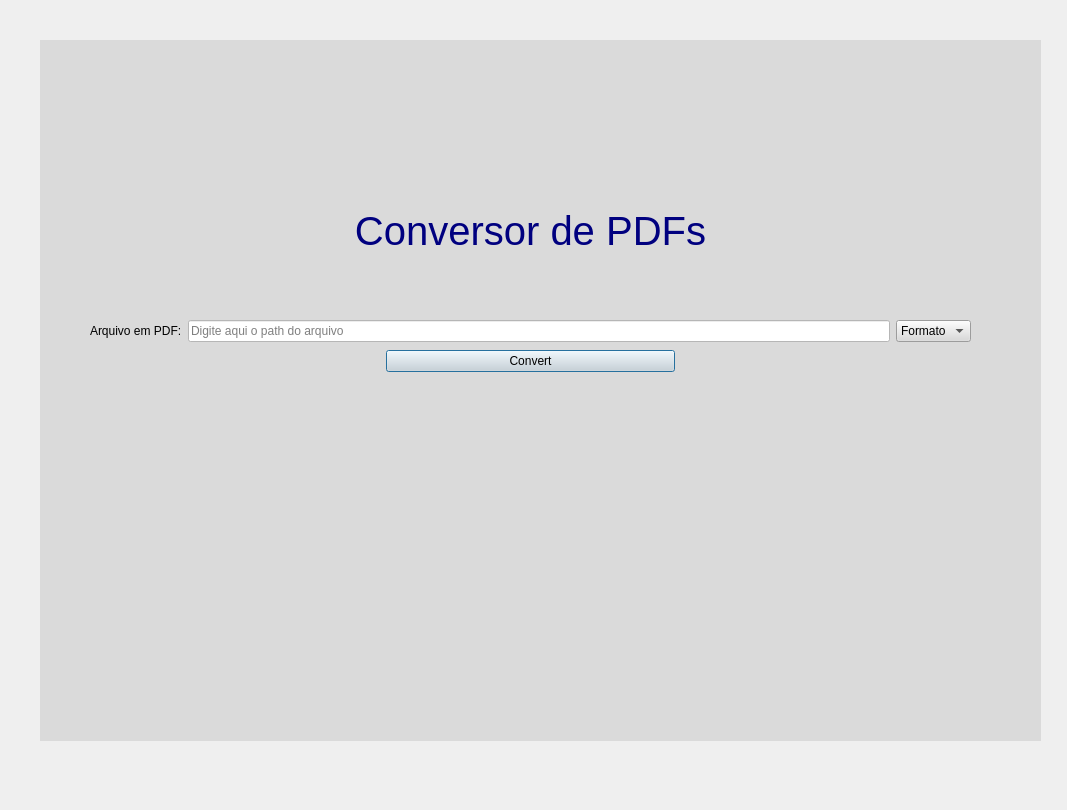
<?xml version="1.0" encoding="UTF-8"?>
<ui version="4.0">
 <class>Dialog</class>
 <widget class="QDialog" name="Dialog">
  <property name="geometry">
   <rect>
    <x>0</x>
    <y>0</y>
    <width>1067</width>
    <height>810</height>
   </rect>
  </property>
  <property name="windowTitle">
   <string>Dialog</string>
  </property>
  <widget class="QWidget" name="widget" native="true">
   <property name="geometry">
    <rect>
     <x>40</x>
     <y>40</y>
     <width>1001</width>
     <height>701</height>
    </rect>
   </property>
   <property name="styleSheet">
    <string notr="true">background-color: rgb(218, 218, 218);</string>
   </property>
   <widget class="QLabel" name="lbl_conversor">
    <property name="geometry">
     <rect>
      <x>280</x>
      <y>150</y>
      <width>421</width>
      <height>81</height>
     </rect>
    </property>
    <property name="font">
     <font>
      <pointsize>30</pointsize>
     </font>
    </property>
    <property name="styleSheet">
     <string notr="true">color: rgb(0, 0, 127);</string>
    </property>
    <property name="text">
     <string>Conversor de PDFs</string>
    </property>
    <property name="alignment">
     <set>Qt::AlignCenter</set>
    </property>
   </widget>
   <widget class="QWidget" name="">
    <property name="geometry">
     <rect>
      <x>50</x>
      <y>280</y>
      <width>881</width>
      <height>55</height>
     </rect>
    </property>
    <layout class="QVBoxLayout" name="verticalLayout">
     <item>
      <layout class="QHBoxLayout" name="horizontalLayout">
       <item>
        <widget class="QLabel" name="label">
         <property name="text">
          <string>Arquivo em PDF:</string>
         </property>
        </widget>
       </item>
       <item>
        <widget class="QLineEdit" name="lineEdit">
         <property name="styleSheet">
          <string notr="true">background-color: rgb(255, 255, 255);</string>
         </property>
         <property name="placeholderText">
          <string>Digite aqui o path do arquivo</string>
         </property>
        </widget>
       </item>
       <item>
        <widget class="QComboBox" name="comboBox">
         <item>
          <property name="text">
           <string>Formato</string>
          </property>
         </item>
         <item>
          <property name="text">
           <string>XLS</string>
          </property>
         </item>
         <item>
          <property name="text">
           <string>XLSX</string>
          </property>
         </item>
         <item>
          <property name="text">
           <string>CSV</string>
          </property>
         </item>
         <item>
          <property name="text">
           <string>DOC</string>
          </property>
         </item>
         <item>
          <property name="text">
           <string>DOCX</string>
          </property>
         </item>
        </widget>
       </item>
      </layout>
     </item>
     <item>
      <layout class="QHBoxLayout" name="horizontalLayout_2">
       <item>
        <widget class="QLabel" name="label_2">
         <property name="text">
          <string/>
         </property>
        </widget>
       </item>
       <item>
        <widget class="QPushButton" name="pushButton">
         <property name="text">
          <string>Convert</string>
         </property>
        </widget>
       </item>
       <item>
        <widget class="QLabel" name="label_3">
         <property name="text">
          <string/>
         </property>
        </widget>
       </item>
      </layout>
     </item>
    </layout>
   </widget>
  </widget>
 </widget>
 <resources/>
 <connections/>
</ui>
